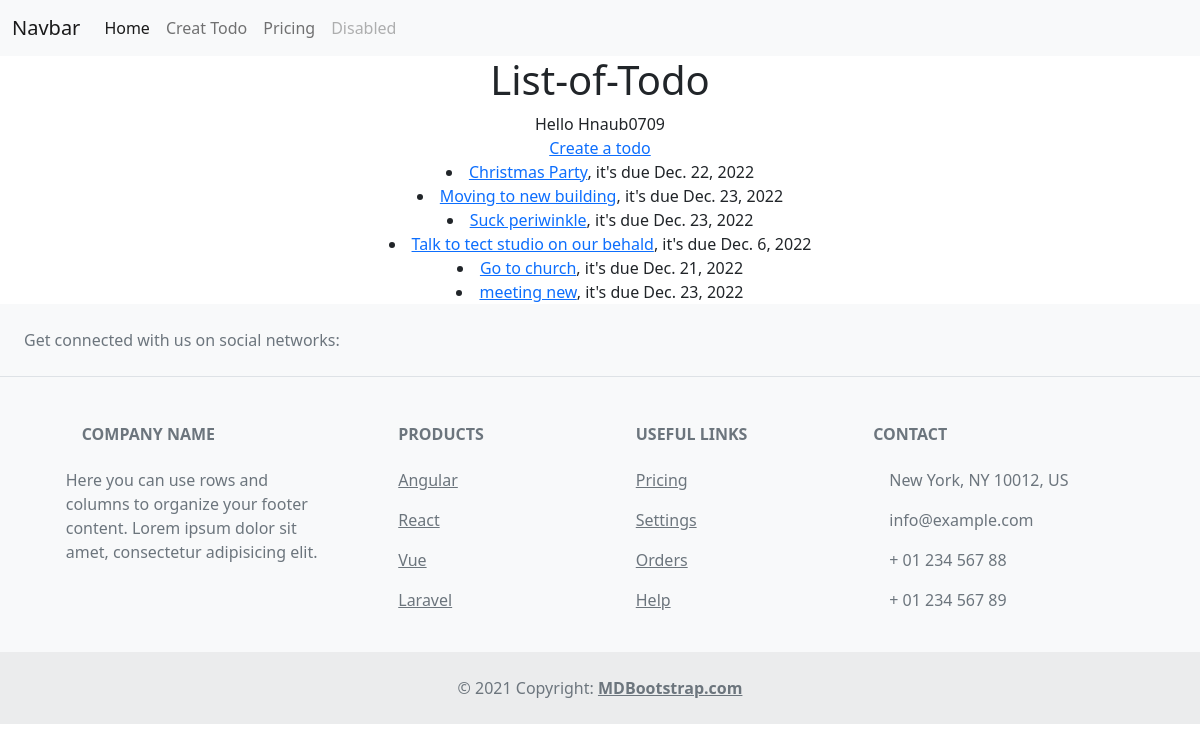
The app's page / (signed in) with its own data.
### todoapp/models.py (models this page shows)
class Todo(models.Model):
    taskname = models.CharField(max_length=100)
    due_date = models.DateField()
    def __str__(self) :
        return self.taskname

### todoapp/views.py (the view)
# urls.py: path('' , todo_list ),
def todo_list(request):
    todos = Todo.objects.all()
    print(todos)
    context = {
        "todo_list" : todos
    }
    return render(request, 'todoapp/todo_list.html', context)

### todoapp/templates/todoapp/todo_list.html
{% extends 'todo_list2.html' %}
{% block content %}
<center>
    <h1>List-of-Todo</h1>
    {% if request.user.is_authenticated %}
        Hello {{request.user.username}}
    {% else %}
        Hello anonymous user
    {% endif %} <br>
    <a href="/create">Create a todo</a>
    {% for todo in todo_list %}
            <li><a href="/{{todo.id}}">{{ todo.taskname }}</a>, it's due {{todo.due_date}}</li>
        {% endfor %}
</center>
{% endblock %}

### records on screen
Todo: taskname "Christmas Party", due_date "Dec. 22, 2022"
Todo: taskname "Moving to new building", due_date "Dec. 23, 2022"
Todo: taskname "Suck periwinkle", due_date "Dec. 23, 2022"
Todo: taskname "Talk to tect studio on our behald", due_date "Dec. 6, 2022"
Todo: taskname "Go to church", due_date "Dec. 21, 2022"
Todo: taskname "meeting new", due_date "Dec. 23, 2022"

### other values on screen
{{ request.user.username }} "Hnaub0709"
